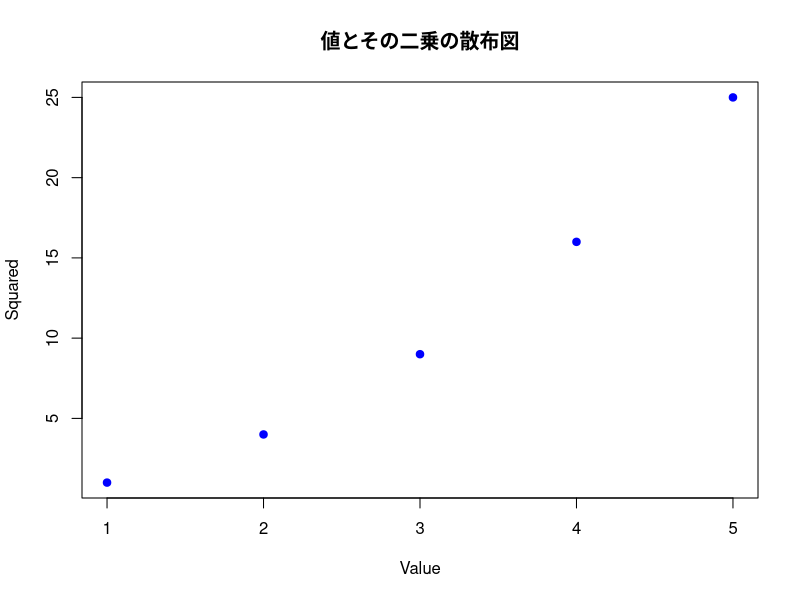

Reproduce this figure in R.
############################################################
# タイトル: 基礎的なRによる簡単なデータ解析スクリプト
# 作成日: 2026-02-21
# 作成者: radmin,ruser3
#
# 更新履歴:
# 2026-02-21: 初版作成
############################################################

# ---- 1. データの作成 ----
# 数値ベクトルを作成
x <- c(1, 2, 3, 4, 5)

# データフレームを作成
df <- data.frame(
  value = x,
  squared = x^2
)

# ---- 2. 基本統計量の計算 ----
mean_value <- mean(df$value)     # 平均
sd_value <- sd(df$value)         # 標準偏差
summary(df)                      # 要約統計量

# ---- 3. 簡単なプロット ----
plot(df$value, df$squared,
     main = "値とその二乗の散布図",
     xlab = "Value",
     ylab = "Squared",
     pch = 19, col = "blue")
